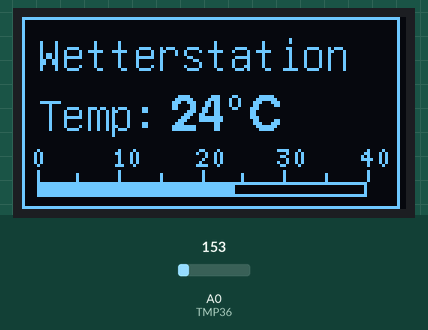
Simulated run of this sketch. Board: Arduino Uno, built with avr-gcc and run on an emulated ATmega328P. Shown: 128×64 one-colour display. The inputs (shaded band) are chosen by the test bench; at power-on: A0 (TMP36) = 153.

Above: at 1.2 s.
1.3 s: A0 (TMP36) set to 165
At 3.4 s:
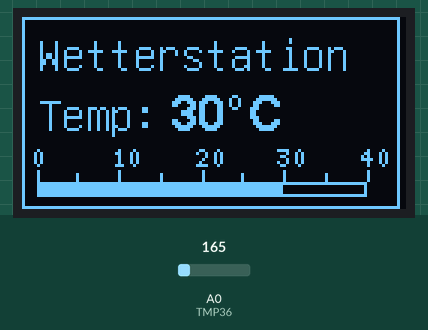
3.8 s: A0 (TMP36) set to 175
At 6.0 s:
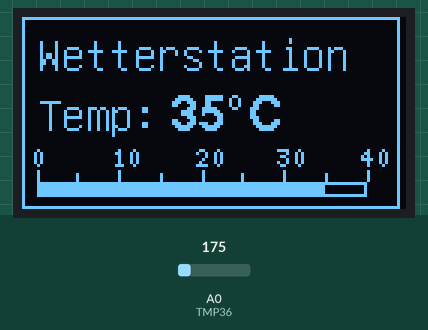
6.3 s: A0 (TMP36) set to 191
At 7.7 s:
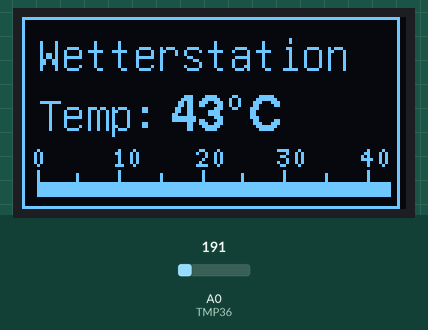
Timing chart, 0 to 9.3 s (numbered marks = the images above; inputs shaded):
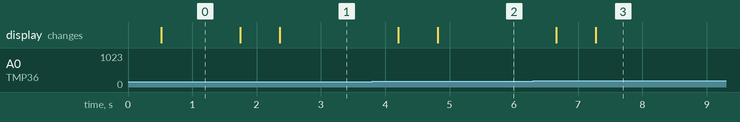

The sketch:

Wetterstation-oled.ino
```cpp
#include "U8glib.h"

int TMP36 = A0;
int temperatur = 0;
int time= 20;

// Oled Display
int d0 = 8;
int d1 = 9;
int res = 10;
int dc = 11;
int cs = 12;
U8GLIB_SH1106_128X64 u8g(d0, d1, cs, dc, res);

void drawtemp(void){
  int posTemp = 38;

  u8g.setFont(u8g_font_unifont);  // select font

  u8g.drawFrame(0,0,126,64);
  u8g.drawStr(5, 18, "Wetterstation");
  u8g.drawStr(5, posTemp, "Temp: ");  // put string of display at position X, Y

  u8g.setFont(u8g_font_helvB12);  // select font
  u8g.setPrintPos(50, posTemp);  // set position
  u8g.print(temperatur);  // display temperature from DHT11
  u8g.print(char(176));
  u8g.print('C');
}

int calcBarLength(int temp, int width, int maxi){
  int minTemp = 0;
  int maxTemp = maxi;
  if (temp < 0) temp = 0;
  if (temp > 50) temp = maxi;

  int l = width*temp/maxi;
  return l;
}

void drawBar(void){
  int top = 55;
  int x = 5;
  int h = 5;
  int w = 110;

  int maxTemp = 40;

  int length = calcBarLength(temperatur, w, maxTemp);
  u8g.drawFrame(x,top,w,h);
  u8g.drawBox  (x,top,length,h);

  // Linien
  for (int i=0; i<=maxTemp; i++){
    int p = calcBarLength(i, w, maxTemp);
    if (i%10 == 0){
      u8g.drawVLine(x+p,top-4,4);
      u8g.setFont(u8g_font_5x7);  // select font
      u8g.setPrintPos(x-2+p, top-5);  // set position
      u8g.print(i);  // i
    }else if (i%5 == 0){
      u8g.drawVLine(x+p,top-3,3);
    }//else{
     // u8g.drawVLine(x+p,top-2,2);
   // }
  }
}


void calcTemp(void){
 int temp[10];
 temp[0] = map(analogRead(TMP36), 0, 410, -50, 150);
  delay(time);
  temp[1] = map(analogRead(TMP36), 0, 410, -50, 150);
  delay(time);
  temp[2] = map(analogRead(TMP36), 0, 410, -50, 150);
  delay(time);
  temp[3] = map(analogRead(TMP36), 0, 410, -50, 150);
  delay(time);
  temp[4] = map(analogRead(TMP36), 0, 410, -50, 150);
  delay(time);
  temp[5] = map(analogRead(TMP36), 0, 410, -50, 150);
  delay(time);
  temp[6] = map(analogRead(TMP36), 0, 410, -50, 150);
  delay(time);
  temp[7] = map(analogRead(TMP36), 0, 410, -50, 150);
  delay(time);
  temp[8] = map(analogRead(TMP36), 0, 410, -50, 150);
  delay(time);
  temp[9] = map(analogRead(TMP36), 0, 410, -50, 150);

  temperatur=(temp[0]+temp[1]+temp[2]+temp[3]+temp[4]+temp[5]
  +temp[6]+temp[7]+temp[8]+temp[9])/10; // Alles in eine Zeile!
}

void setup(void) {
}

void loop(void) {
  calcTemp();
  u8g.firstPage();
  do {
    drawtemp();
    drawBar();
  } while( u8g.nextPage() );

  delay(100);  // Delay of 5sec before accessing DHT11 (min - 2sec)
}
```

Measured:
- after the input at 1.3 s, the display: first changes after 0.44 s (image 1 shows a later state)
- after the input at 3.8 s, the display: first changes after 0.40 s (image 2 shows a later state)
- after the input at 6.3 s, the display: first changes after 0.36 s (image 3 shows a later state)
